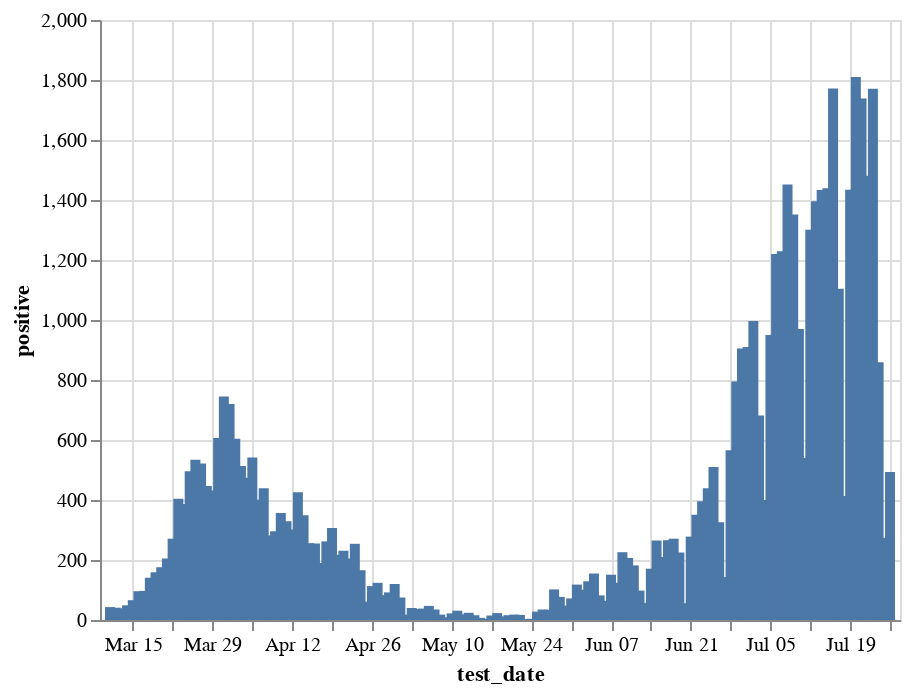

This figure's notebook cell:
### Code cell
alt.Chart(pr.reset_index()).mark_bar().encode(
    x='test_date',
    y='positive',
    tooltip=['test_date', 'positive']
).interactive()

### Figure 1 — Vega-Lite specification as saved in the notebook (floating-point values rounded to 4 significant figures; data arrays with more than 128 entries replaced by an {"elided": "..."} marker saying what was removed)
{"config": {"view": {"continuousWidth": 400, "continuousHeight": 300}}, "data": {"name": "data-ac7702f36516e125108a00ebf3bd688a"}, "mark": "bar", "encoding": {"tooltip": [{"type": "temporal", "field": "test_date"}, {"type": "quantitative", "field": "positive"}], "x": {"type": "temporal", "field": "test_date"}, "y": {"type": "quantitative", "field": "positive"}}, "selection": {"selector003": {"type": "interval", "bind": "scales", "encodings": ["x", "y"]}}, "$schema": "https://vega.github.io/schema/vega-lite/v4.8.1.json", "datasets": {"data-ac7702f36516e125108a00ebf3bd688a": {"elided": "138 records"}}}
